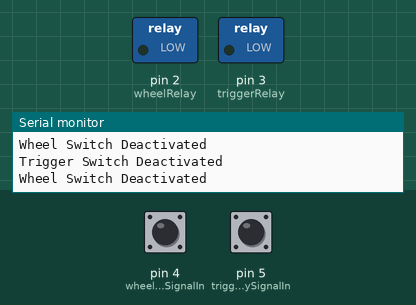
Simulated run of this sketch. Board: Arduino Uno, built with avr-gcc and run on an emulated ATmega328P. Shown: switched loads named in the sketch (green lamp = pin HIGH), the last lines printed to the serial monitor. The test bench sets the inputs (shaded band); at power-on: pin 4 (wheelRelaySignalIn) HIGH, pin 5 (triggerRelaySignalIn) HIGH.

Above: at 1.2 s.
1.3 s: pin 4 (wheelRelaySignalIn) pulled LOW for 0.15 s
At 1.45 s:
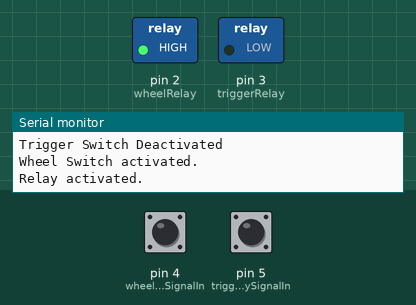
3.0 s: pin 5 (triggerRelaySignalIn) pulled LOW for 0.15 s
At 3.16 s:
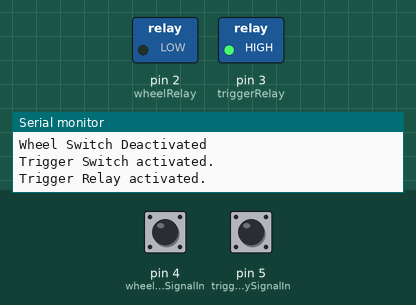
4.7 s: pin 5 (triggerRelaySignalIn) pulled LOW for 1 s
At 5.3 s:
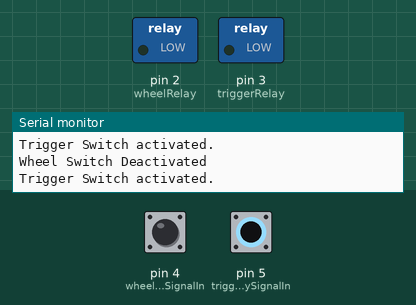
8.7 s: pin 4 (wheelRelaySignalIn) pulled LOW for 1 s
At 9.5 s:
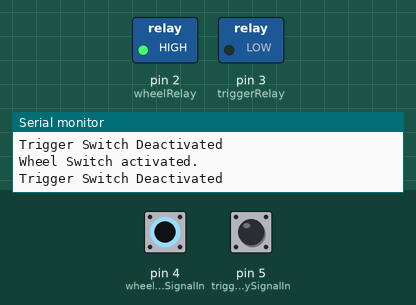
12.7 s: pin 4 (wheelRelaySignalIn) pulled LOW for 3.2 s
At 17.1 s:
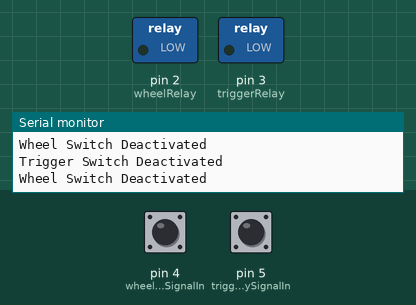
17.4 s: pin 4 (wheelRelaySignalIn) driven LOW and pin 5 (triggerRelaySignalIn) driven LOW
At 17.59 s:
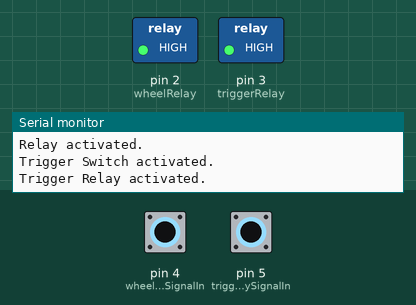
Timing chart, 0 to 20.1 s (numbered marks = the images above; inputs shaded):
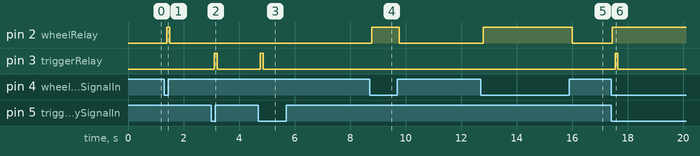

Measured:
- after the input at 1.3 s, pin 2 (wheelRelay): LOW → HIGH after 0.10 s, → LOW 0.11 s later
- after the input at 3.0 s, pin 3 (triggerRelay): LOW → HIGH after 0.11 s, → LOW 0.10 s later
- after the input at 4.7 s, pin 3 (triggerRelay): LOW → HIGH after 0.07 s, → LOW 0.10 s later
- after the input at 8.7 s, pin 2 (wheelRelay): LOW → HIGH after 0.08 s, → LOW 0.99 s later
- after the input at 12.7 s, pin 2 (wheelRelay): LOW → HIGH after 0.10 s, → LOW 3.2 s later
- after the input at 17.4 s, pin 2 (wheelRelay): LOW → HIGH after 0.05 s; pin 3 (triggerRelay): LOW → HIGH after 0.15 s, → LOW 0.10 s later

The sketch:

trigger.ino
```cpp
// Constants
#define DEBUG 1

//Variables
int wheelRelay = 2;
int triggerRelay=3;
int wheelRelaySignalIn = 4;
int triggerRelaySignalIn = 5;
int wheelRelayOn = false;
int triggerRelayOn = false;
//
//Setup ammo counter.
void setup() {
  #ifdef DEBUG
    Serial.begin(9600); // open the serial port at 9600 bps:
    Serial.print("Initializing...\n");
  #endif
  pinMode(wheelRelay, OUTPUT);
  pinMode(triggerRelay, OUTPUT);
  pinMode(wheelRelaySignalIn, INPUT_PULLUP);
  pinMode(triggerRelaySignalIn, INPUT_PULLUP);
  digitalWrite(wheelRelay, LOW);
  digitalWrite(triggerRelay, LOW);
}

void loop() {
  //delay(2000);
  //FlyWheel code
  if(digitalRead(wheelRelaySignalIn) == LOW){
    #ifdef DEBUG
      Serial.println("Wheel Switch activated.");
    #endif
    if (wheelRelayOn == false){
      #ifdef DEBUG
        Serial.println("Relay activated.");
      #endif
      digitalWrite(wheelRelay, HIGH);
      wheelRelayOn = true;
      delay(100);
    }
  }
  else{
    #ifdef DEBUG
      Serial.println("Wheel Switch Deactivated");
    #endif
    if(wheelRelayOn == true){
       #ifdef DEBUG
        Serial.println("Relay deactivated.");
      #endif
      digitalWrite(wheelRelay, LOW);
      wheelRelayOn = false;
      delay(100);
    }
  }
  //End of Flywheel code
  //Trigger code
  if(digitalRead(triggerRelaySignalIn) == LOW){
    #ifdef DEBUG
      Serial.println("Trigger Switch activated.");
    #endif
    if (triggerRelayOn == false){
      #ifdef DEBUG
        Serial.println("Trigger Relay activated.");
      #endif
      digitalWrite(triggerRelay, HIGH);
      triggerRelayOn = true;
      delay(100);
      digitalWrite(triggerRelay, LOW);
    }
  }
  else{
    #ifdef DEBUG
      Serial.println("Trigger Switch Deactivated");
    #endif
    if(triggerRelayOn == true){
       #ifdef DEBUG
        Serial.println("Trigger deactivated.");
      #endif
      triggerRelayOn = false;
    }
  }
  //End of Trigger Code
}
```
